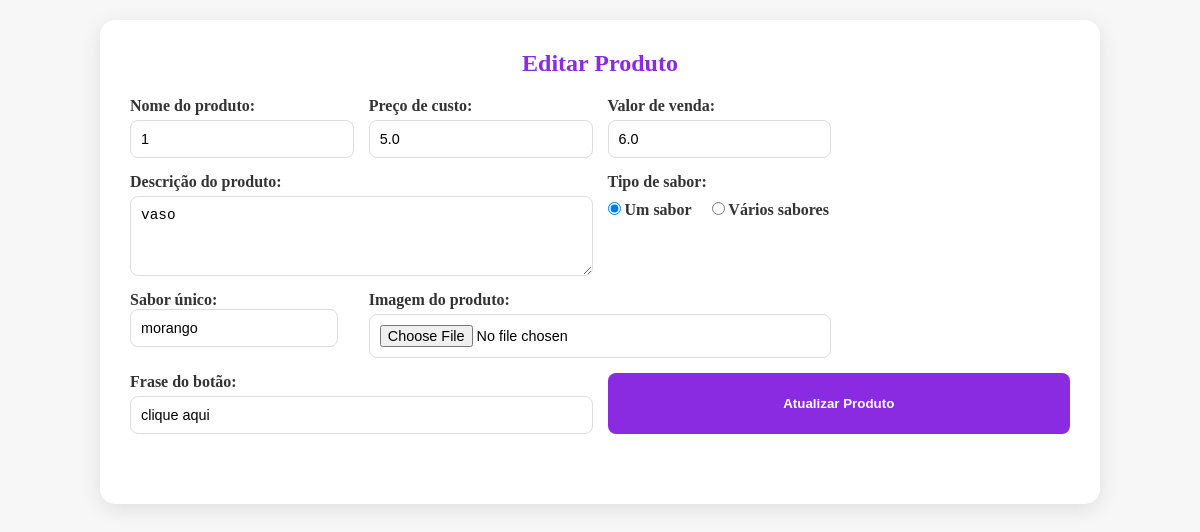
Screenshot of /produto/editar/1 with the database file from the repository.
### app/models.py (models this page shows, shortened)
class Produto(db.Model):
    id = db.Column(db.Integer, primary_key=True)
    nome = db.Column(db.String(100), nullable=False)
    preco_custo = db.Column(db.Float, nullable=False)
    valor_venda = db.Column(db.Float, nullable=False)
    lucro = db.Column(db.Float, nullable=False)
    descricao = db.Column(db.Text, nullable=False)
    tipo_sabor = db.Column(db.String(20), nullable=False)
    sabor_unico = db.Column(db.String(50), nullable=True)
    sabores = db.Column(db.Text, nullable=True)
    frase_botao = db.Column(db.String(50), nullable=False)
    imagem = db.Column(db.String(100), nullable=True)
    media_avaliacao = db.Column(db.Float, default=5.0)
    total_avaliacoes = db.Column(db.Integer, default=0)

### app/view.py (the view, shortened to what this page needs)
@app.route('/produto/editar/<int:id>', methods=['GET', 'POST'])
def editar_produto(id):
    produto = Produto.query.get_or_404(id)
    return render_template('editar_produto.html', produto=produto)

### app/templates/editar_produto.html (shortened to what this page needs)
<!DOCTYPE html>
<html lang="pt-br">
<head>
    <link rel="stylesheet" href="{{ url_for('static', filename='css/admin.css') }}">
</head>
<body>
<div class="admin-container">
    <h2>Editar Produto</h2>
    <form method="POST" enctype="multipart/form-data" class="form-produto">
        <div class="form-group">
            <label for="nome">Nome do produto:</label>
            <input type="text" name="nome" id="nome" value="{{ produto.nome }}" required>
        </div>
        <div class="form-group">
            <label for="preco_custo">Preço de custo:</label>
            <input type="number" step="0.01" name="preco_custo" id="preco_custo" value="{{ produto.preco_custo }}" required>
        </div>
        <div class="form-group">
            <label for="valor_venda">Valor de venda:</label>
            <input type="number" step="0.01" name="valor_venda" id="valor_venda" value="{{ produto.valor_venda }}" required>
        </div>
        <div class="form-group full-width">
            <label for="descricao">Descrição do produto:</label>
            <textarea name="descricao" id="descricao" required>{{ produto.descricao }}</textarea>
        </div>
        <div class="form-group full-width">
            <label>Tipo de sabor:</label>
            <div class="tipo-sabor">
                <label>
                    <input type="radio" name="tipo_sabor" value="um" {% if produto.tipo_sabor=='um' %}checked{% endif %} onclick="toggle()"> Um sabor
                </label>
                <label>
                    <input type="radio" name="tipo_sabor" value="varios" {% if produto.tipo_sabor=='varios' %}checked{% endif %} onclick="toggle()"> Vários sabores
                </label>
            </div>
        </div>
        <div class="form-group" id="um">
            <label for="sabor_unico">Sabor único:</label>
            <input type="text" name="sabor_unico" id="sabor_unico" value="{{ produto.sabor_unico }}">
        </div>
        <div class="form-group full-width">
            <label for="imagem">Imagem do produto:</label>
            <input type="file" name="imagem" id="imagem">
        </div>
        <div class="form-group full-width">
            <label for="frase_botao">Frase do botão:</label>
            <input type="text" name="frase_botao" id="frase_botao" value="{{ produto.frase_botao }}" required>
        </div>
        <button type="submit">Atualizar Produto</button>
    </form>
</div>
</body>
</html>

### app/static/css/admin.css (style rules this page uses)
* { margin: 0; padding: 0; box-sizing: border-box; }
body { background-color: #f7f7f7; font-family: "Playfair Display SC", serif; padding: 20px; }
.admin-container { max-width: 1000px; margin: 0 auto; background: #fff; padding: 30px; border-radius: 15px; box-shadow: 0 5px 20px rgba(0,0,0,0.1); }
h2 { text-align: center; margin-bottom: 20px; color: blueviolet; }
.form-produto { display: grid; grid-template-columns: repeat(auto-fit, minmax(220px, 1fr)); gap: 15px; margin-bottom: 40px; }
.form-group { display: flex; flex-direction: column; }
.form-group.full-width { grid-column: span 2; }
label { margin-bottom: 5px; font-weight: bold; color: #333; }
input, textarea { padding: 10px; border: 1px solid #ddd; border-radius: 8px; font-size: 0.9rem; }
textarea { min-height: 80px; resize: vertical; }
.tipo-sabor { display: flex; gap: 20px; margin-top: 5px; }
button { grid-column: span 2; padding: 12px; background-color: blueviolet; color: white; font-weight: bold; border: none; border-radius: 8px; cursor: pointer; transition: all 0.3s; }

### rows the page displays
Produto: nome "1", preco_custo "5.0", valor_venda "6.0", descricao "vaso", tipo_sabor "☑ Um sabor", tipo_sabor "☐ Vários sabores", sabor_unico "morango", frase_botao "clique aqui"
